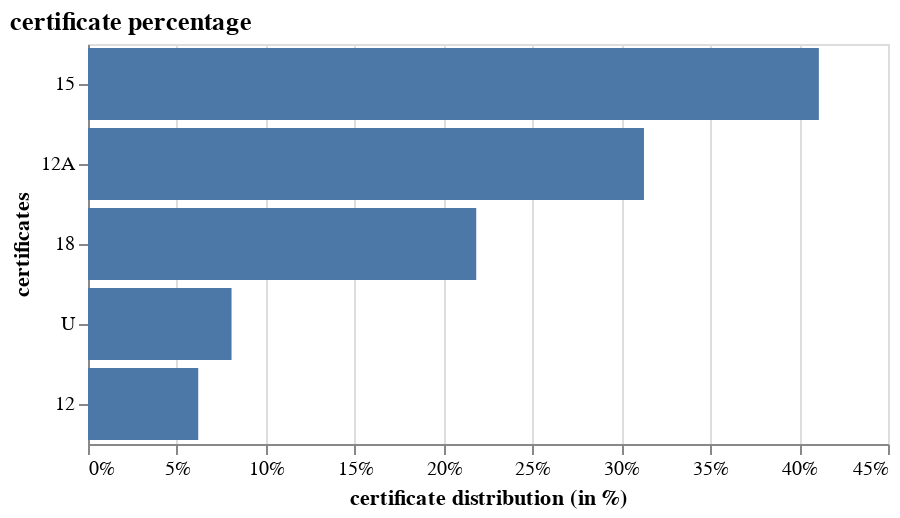

The code cell stored with this chart in its notebook:
### Code cell
#show the merged result of the certificates
source = df_preperation['certificate'].value_counts().div(len(df_preperation.dropna()))
hist_certificate = getCertificateHistogram(source, 400, 200, 'certificate distribution (in %)', 'certificates')
display(hist_certificate.properties(title= "certificate percentage").configure_title(
        anchor='start'
    ))
# show the percentage of the DataFrame distibution
display(df_preperation['certificate'].value_counts().div(len(df_preperation)).mul(100))

### Figure 1 — Vega-Lite specification as saved in the notebook (floating-point values rounded to 4 significant figures)
{"config": {"view": {"continuousWidth": 400, "continuousHeight": 300}, "title": {"anchor": "start"}}, "data": {"name": "data-2b7ce5ec621a8bb8b63cae7310c06c2e"}, "mark": "bar", "encoding": {"x": {"axis": {"format": "%", "title": "certificate distribution (in %)"}, "field": "certificate", "type": "quantitative"}, "y": {"axis": {"title": "certificates"}, "field": "index", "sort": "-x", "type": "nominal"}}, "height": 200, "title": "certificate percentage", "width": 400, "$schema": "https://vega.github.io/schema/vega-lite/v4.17.0.json", "datasets": {"data-2b7ce5ec621a8bb8b63cae7310c06c2e": [{"index": "15", "certificate": 0.4111}, {"index": "12A", "certificate": 0.3127}, {"index": "18", "certificate": 0.2184}, {"index": "U", "certificate": 0.08075}, {"index": "12", "certificate": 0.06201}]}}
